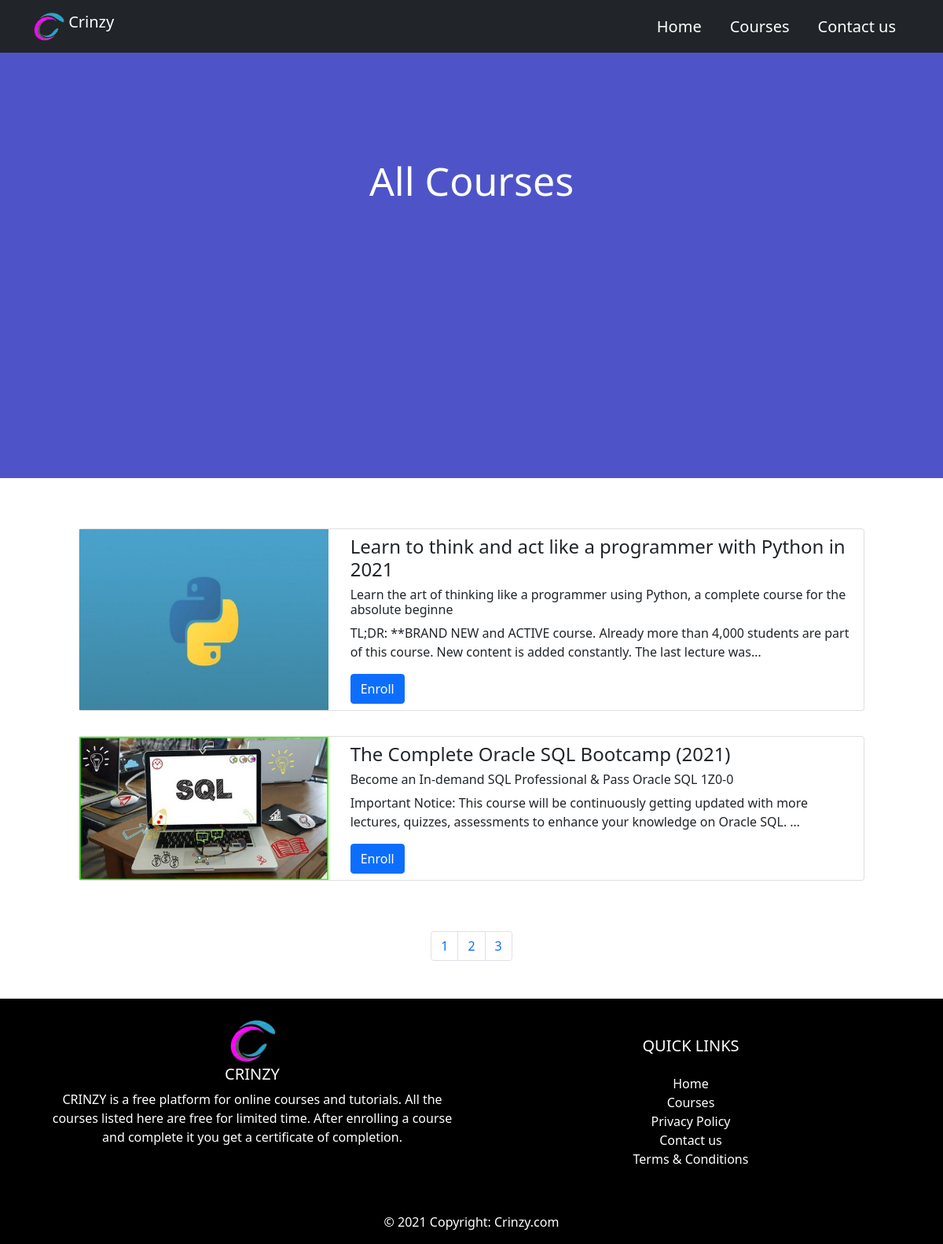
/1/, run on the app's committed database.
### mainpage/models.py (models this page shows, shortened)
class Courses(models.Model):
    title = models.CharField(max_length = 100)
    subtitle = models.CharField(max_length = 100,default = "")
    description = models.TextField()
    image = models.ImageField(upload_to = 'img/images/')
    url = models.URLField(blank = True)
    popular = models.BooleanField(default = False)
    dateofcourse = models.DateTimeField(default = datetime.now())

### mainpage/views.py (the view)
# urls.py: path('<int:tin>/',views.moretest,name = 'moretest'),
def moretest(request,tin):
    n = len(Courses.objects.all())
    con = Courses.objects.all()[::-1]
    p = int(n/3)
    if tin ==1:
        course = con[:p+1]
    if tin ==2:
        course = con[p+1:p*2+1]
    if tin ==3:
        course = con[p*2+1:]
    return render(request,'resources/test2.html',{'course' : course})

### mainpage/templates/resources/test2.html (shortened to what this page needs)
{% extends 'resources/basic.html' %} {% block content %} {% load static %}
<div class="back-hd">
    <div class="context">
        <h1> All Courses</h1>
    </div>
    <div class="area">
        <ul class="circles">
        </ul>
    </div>
</div>
<div class="container-fluid my-5">
    {% for cour in course %}
    <div class="container-fluid py-3">
        <div class="card mx-auto" data-aos="fade-up">
            <div class="row ">
                <div class="col-md-6 col-lg-4">
                    <img src="{{ cour.image.url }}" class="w-100 h-100">
                </div>
                <div class="col-md-6 col-lg-8  py-2">
                    <div class="card-block px-1">
                        <h4 class="card-title">{{ cour.title }}</h4>
                        <h6 class="card-title">{{ cour.subtitle }}</h6>
                        <p class="card-text">{{ cour.description|safe|truncatechars:150 }}</p>
                        <a href="{%url 'blog' cour.id %}" class="btn btn-primary">Enroll</a>
                    </div>
                </div>
            </div>
        </div>
    </div>
    {% endfor %}
</div>
<div class="container mx-auto mb-5 ">
    <ul class="pagination ">
        <li class="page-item"><a class="page-link" href="{% url 'moretest' 1 %}">1</a></li>
        <li class="page-item"><a class="page-link" href="{% url 'moretest' 2 %}">2</a></li>
        <li class="page-item"><a class="page-link" href="{% url 'moretest' 3 %}">3</a></li>
    </ul>
</div>
{% endblock %}

### mainpage/static/main.css (style rules this page uses)
.card { max-width: 1000px!important; }
.pagination { justify-content: center; }
.context { width: 100%; position: absolute; top: 25vh; }
.context h1 { text-align: center; color: #fff; font-size: 50px; }
.area { background: #4e54c8; background: -webkit-linear-gradient(to left, #8f94fb, #4e54c8); width: 100%; height: 70vh; }
.circles { position: absolute; top: 0; left: 0; width: 100%; height: 100%; overflow: hidden; }

### data on the page
Courses: image (picture), title "Learn to think and act like a programmer with Python in 2021", subtitle "Learn the art of thinking like a programmer using Python, a complete course for the absolute beginne", description "TL;DR: **BRAND NEW and ACTIVE course. Already more than 4,000 students are part of this course. New content is added constantly. The last lecture was…"
Courses: image (picture), title "The Complete Oracle SQL Bootcamp (2021)", subtitle "Become an In-demand SQL Professional & Pass Oracle SQL 1Z0-0", description "Important Notice: This course will be continuously getting updated with more lectures, quizzes, assessments to enhance your knowledge on Oracle SQL. …"
